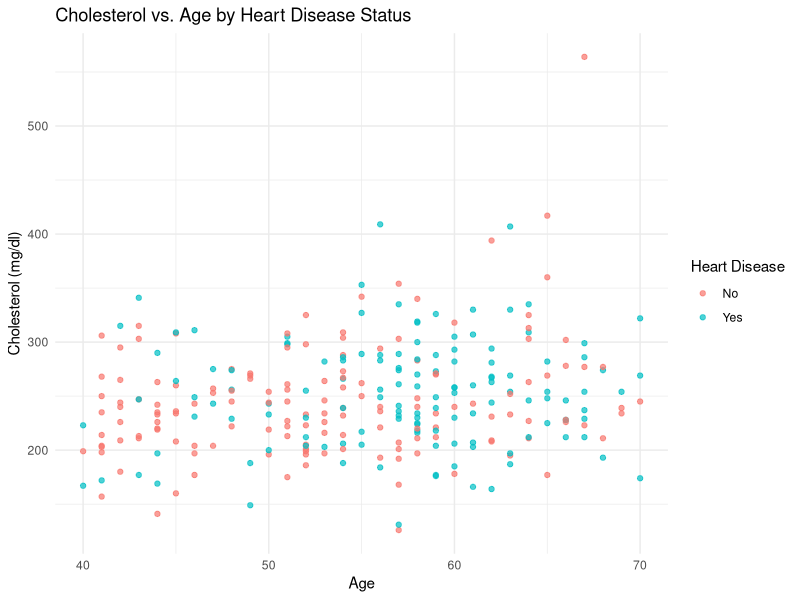

R code for this plot:
## ---- chunk 1
library(tidyverse)
library(here)
## ---- chunk 2
# Load the pre-processed heart disease dataset
heart_data <- read_csv(here("data", "heart_data.csv"))
## ---- chunk 3
# construct binary primary outcome of any_heart_disease from num > 0
heart_data <- heart_data %>%
  mutate(any_heart_disease = ifelse(num > 0, 1, 0))
## ---- chunk 4
# Fit the logistic regression model
# The outcome variable is any_heart_disease
# The predictor variables are age and chol
logistic_model <- glm(any_heart_disease ~ age + chol, 
                      data = heart_data, 
                      family = binomial)

# Display the summary of the model to see the results
summary(logistic_model)
## ---- chunk 5
# Create a scatter plot of cholesterol vs. age, colored by heart disease status
heart_data %>% 
    mutate(any_heart_disease = factor(any_heart_disease, levels = c(0,1), labels = c("No", "Yes"))) %>% 
    ggplot(aes(x = age, y = chol, color = any_heart_disease)) + 
    geom_point(alpha=0.7) + 
    labs(title = "Cholesterol vs. Age by Heart Disease Status",
        x = "Age",
        y = "Cholesterol (mg/dl)",
        color = "Heart Disease") + 
    theme_minimal()
